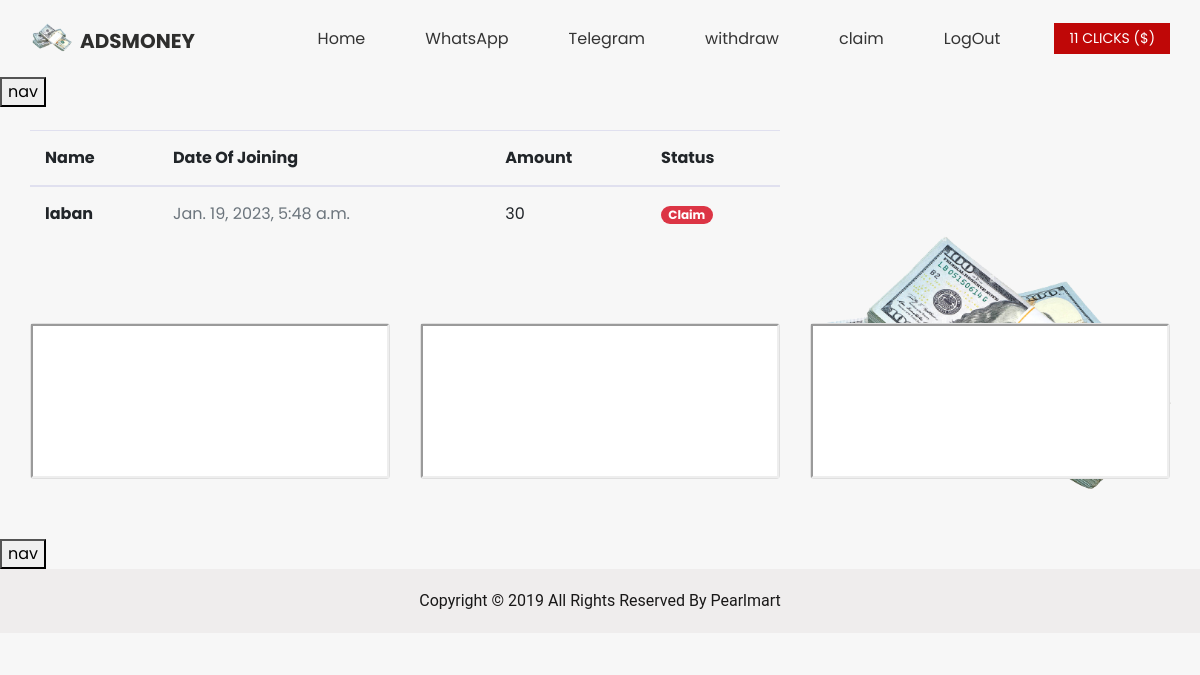
Page /claim (signed in) on the committed database.
### main/models.py (models this page shows, shortened)
class ReferralBonu(models.Model):
	person = models.CharField(max_length=1000,default=0)
	amount= models.CharField(max_length=1000,default=0)
	paid= models.BooleanField(default=False)
	date_paid =models.DateTimeField(default=datetime.datetime.today)
	class Meta:
		ordering = ('-date_paid', )

class AdsLink(models.Model):
	name =models.CharField(max_length=1000)

### main/views.py (the view)
# urls.py: path('claim', claim , name='claim'),
@login_required(login_url='login')
def claim(request):
    try:
        user=Clicks.objects.get(name=request.user)
    except:
        user=None
    if user is not None:
        dollar=((int(user.number)*3)/1000)
        click=user.number
    else:
        dollar=0
        click=0
    clicks=ReferralBonu.objects.filter(person=request.user)
    Lists=[]
    List=[]
    lists=AdsLink.objects.all()
    if len(lists)>=3:
        for i in lists:
            List.append(i.name)
    else:
        pass
    Lists=random.sample(List, len(List))
    Lists=Lists[:3]
    context={'Lists':Lists,'click':click,'clicks':clicks,}
    return render(request,'claim.html',context)

### templates/claim.html (shortened to what this page needs)
{% extends 'base.html' %}
{% load crispy_forms_tags %}
{% load static %}
{% block body %}
  <section class="contact_section layout_padding " style=" background-image: url('static/images/logo1.png');">
    <div class="container">
      <div class="row">
        <div class="col-md-8 mr-auto">
            <table class="table">
                <thead>
                  <tr>
                    <th>Name</th>
                    <th>Date Of Joining</th>
                    <th>Amount</th>
                    <th>Status</th>
                  </tr>
                </thead>
                <tbody>
                {% for i in clicks %}
                  <tr>
                    <td class="font-weight-bold">
                      {{ i.person }}
                    </td>
                    <td class="text-muted">
                        {{i.date_paid}}
                    </td>
                    <td>
                        {{i.amount}}
                    </td>
                    <td>
                        {% if i.paid == True %}
                        <label class="badge badge-success badge-pill">Paid</label>
                        {% else %}
                        <a href="{% url 'claimid' i.id %}"><label class="badge badge-danger badge-pill">Claim</label></a>
                        {% endif %}
                    </td>
                  </tr>
                  {% endfor %}
                </tbody>
              </table>
        </div>
      </div>
    </div>
  {% endblock %}

### static/css/style.css (style rules this page uses)
body { font-family: 'Poppins', sans-serif; color: #000000; background-color: #ffffff; }
.layout_padding { padding: 15px 0; }
a, a:hover, a:focus { text-decoration: none; }
.contact_section { background-image: url('static/images/logo1.png'); background-repeat: no-repeat; background-size: 415px; background-position: right center; }

### static/css/responsive.css (style rules this page uses)
@media (min-width: 1200px) { .container { max-width: 1170px; } }

### templates/claim.html (style rules this page uses)
.table, .jsgrid .jsgrid-table { width: 100%; max-width: 100%; margin-bottom: 1rem; background-color: transparent; }
.table th, .jsgrid .jsgrid-table th, .table td, .jsgrid .jsgrid-table td { padding: 0.9375rem; vertical-align: top; border-top: 1px solid #e0e0ef; }
.table thead th, .jsgrid .jsgrid-table thead th { vertical-align: bottom; border-bottom: 2px solid #e0e0ef; }

### rows in the picture
ReferralBonu: person "laban", date_paid "Jan. 19, 2023, 5:48 a.m.", amount "30", paid "Claim"

### other values in the picture
{{ click }} "11"
